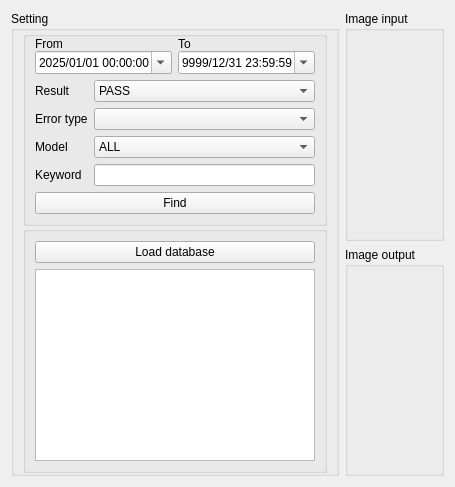
      <widget class="QWidget" name="tab_3">
       <attribute name="title">
        <string>Data</string>
       </attribute>
       <layout class="QGridLayout" name="gridLayout_18">
        <item row="0" column="1">
         <widget class="QGroupBox" name="groupBox_12">
          <property name="sizePolicy">
           <sizepolicy hsizetype="Expanding" vsizetype="Preferred">
            <horstretch>0</horstretch>
            <verstretch>0</verstretch>
           </sizepolicy>
          </property>
          <property name="title">
           <string>Image input</string>
          </property>
          <layout class="QGridLayout" name="gridLayout_20">
           <item row="0" column="0">
            <layout class="QVBoxLayout" name="layout_image_input_canvas"/>
           </item>
          </layout>
         </widget>
        </item>
        <item row="1" column="1">
         <widget class="QGroupBox" name="groupBox_13">
          <property name="sizePolicy">
           <sizepolicy hsizetype="Expanding" vsizetype="Preferred">
            <horstretch>3</horstretch>
            <verstretch>0</verstretch>
           </sizepolicy>
          </property>
          <property name="title">
           <string>Image output</string>
          </property>
          <layout class="QGridLayout" name="gridLayout_21">
           <item row="0" column="0">
            <layout class="QVBoxLayout" name="layout_image_output_canvas"/>
           </item>
          </layout>
         </widget>
        </item>
        <item row="0" column="0" rowspan="2">
         <widget class="QGroupBox" name="groupBox_10">
          <property name="sizePolicy">
           <sizepolicy hsizetype="Expanding" vsizetype="Preferred">
            <horstretch>3</horstretch>
            <verstretch>0</verstretch>
           </sizepolicy>
          </property>
          <property name="title">
           <string>Setting</string>
          </property>
          <layout class="QGridLayout" name="gridLayout_19" rowstretch="0,0">
           <property name="topMargin">
            <number>0</number>
           </property>
           <property name="bottomMargin">
            <number>0</number>
           </property>
           <property name="horizontalSpacing">
            <number>6</number>
           </property>
           <property name="verticalSpacing">
            <number>0</number>
           </property>
           <item row="1" column="0">
            <widget class="QGroupBox" name="groupBox_14">
             <property name="sizePolicy">
              <sizepolicy hsizetype="Preferred" vsizetype="Expanding">
               <horstretch>0</horstretch>
               <verstretch>0</verstretch>
              </sizepolicy>
             </property>
             <property name="title">
              <string/>
             </property>
             <layout class="QGridLayout" name="gridLayout_22">
              <item row="1" column="0">
               <widget class="QTableWidget" name="table_widget_database">
                <property name="editTriggers">
                 <set>QAbstractItemView::NoEditTriggers</set>
                </property>
                <property name="selectionMode">
                 <enum>QAbstractItemView::SingleSelection</enum>
                </property>
                <property name="selectionBehavior">
                 <enum>QAbstractItemView::SelectRows</enum>
                </property>
                <property name="verticalScrollMode">
                 <enum>QAbstractItemView::ScrollPerPixel</enum>
                </property>
                <property name="horizontalScrollMode">
                 <enum>QAbstractItemView::ScrollPerPixel</enum>
                </property>
                <attribute name="horizontalHeaderMinimumSectionSize">
                 <number>0</number>
                </attribute>
               </widget>
              </item>
              <item row="0" column="0">
               <widget class="QPushButton" name="but_load_database">
                <property name="text">
                 <string>Load database</string>
                </property>
               </widget>
              </item>
             </layout>
            </widget>
           </item>
           <item row="0" column="0">
            <widget class="QGroupBox" name="groupBox_11">
             <property name="sizePolicy">
              <sizepolicy hsizetype="Minimum" vsizetype="Fixed">
               <horstretch>0</horstretch>
               <verstretch>0</verstretch>
              </sizepolicy>
             </property>
             <property name="title">
              <string/>
             </property>
             <layout class="QGridLayout" name="gridLayout_23">
              <property name="topMargin">
               <number>0</number>
              </property>
              <property name="bottomMargin">
               <number>9</number>
              </property>
              <item row="6" column="0" colspan="3">
               <widget class="QPushButton" name="but_find_database">
                <property name="text">
                 <string>Find</string>
                </property>
               </widget>
              </item>
              <item row="2" column="0">
               <widget class="QLabel" name="label_32">
                <property name="sizePolicy">
                 <sizepolicy hsizetype="Fixed" vsizetype="Fixed">
                  <horstretch>0</horstretch>
                  <verstretch>0</verstretch>
                 </sizepolicy>
                </property>
                <property name="text">
                 <string>Error type</string>
                </property>
               </widget>
              </item>
              <item row="1" column="0">
               <widget class="QLabel" name="label_31">
                <property name="sizePolicy">
                 <sizepolicy hsizetype="Fixed" vsizetype="Fixed">
                  <horstretch>0</horstretch>
                  <verstretch>0</verstretch>
                 </sizepolicy>
                </property>
                <property name="text">
                 <string>Result</string>
                </property>
               </widget>
              </item>
              <item row="0" column="2">
               <layout class="QVBoxLayout" name="verticalLayout_7">
                <property name="spacing">
                 <number>0</number>
                </property>
                <item>
                 <widget class="QLabel" name="label_30">
                  <property name="sizePolicy">
                   <sizepolicy hsizetype="Fixed" vsizetype="Fixed">
                    <horstretch>0</horstretch>
                    <verstretch>0</verstretch>
                   </sizepolicy>
                  </property>
                  <property name="text">
                   <string>To</string>
                  </property>
                 </widget>
                </item>
                <item>
                 <widget class="QDateTimeEdit" name="date_time_to">
                  <property name="sizePolicy">
                   <sizepolicy hsizetype="Minimum" vsizetype="Fixed">
                    <horstretch>0</horstretch>
                    <verstretch>0</verstretch>
                   </sizepolicy>
                  </property>
                  <property name="dateTime">
                   <datetime>
                    <hour>23</hour>
                    <minute>59</minute>
                    <second>59</second>
                    <year>9999</year>
                    <month>12</month>
                    <day>31</day>
                   </datetime>
                  </property>
                  <property name="minimumDateTime">
                   <datetime>
                    <hour>0</hour>
                    <minute>0</minute>
                    <second>0</second>
                    <year>2025</year>
                    <month>1</month>
                    <day>1</day>
                   </datetime>
                  </property>
                  <property name="displayFormat">
                   <string>yyyy/MM/dd HH:mm:ss</string>
                  </property>
                  <property name="calendarPopup">
                   <bool>true</bool>
                  </property>
                  <property name="timeSpec">
                   <enum>Qt::LocalTime</enum>
                  </property>
                 </widget>
                </item>
               </layout>
              </item>
              <item row="4" column="1" colspan="2">
               <widget class="QComboBox" name="combo_box_model_name_data">
                <item>
                 <property name="text">
                  <string>ALL</string>
                 </property>
                </item>
               </widget>
              </item>
              <item row="2" column="1" colspan="2">
               <widget class="QComboBox" name="combo_box_error_data"/>
              </item>
              <item row="4" column="0">
               <widget class="QLabel" name="label">
                <property name="text">
                 <string>Model</string>
                </property>
               </widget>
              </item>
              <item row="1" column="1" colspan="2">
               <widget class="QComboBox" name="combo_box_result_data">
                <item>
                 <property name="text">
                  <string>PASS</string>
                 </property>
                </item>
                <item>
                 <property name="text">
                  <string>FAIL</string>
                 </property>
                </item>
                <item>
                 <property name="text">
                  <string>ALL</string>
                 </property>
                </item>
               </widget>
              </item>
              <item row="0" column="0" colspan="2">
               <layout class="QVBoxLayout" name="verticalLayout_5">
                <property name="spacing">
                 <number>0</number>
                </property>
                <item>
                 <widget class="QLabel" name="label_29">
                  <property name="sizePolicy">
                   <sizepolicy hsizetype="Fixed" vsizetype="Fixed">
                    <horstretch>0</horstretch>
                    <verstretch>0</verstretch>
                   </sizepolicy>
                  </property>
                  <property name="text">
                   <string>From</string>
                  </property>
                 </widget>
                </item>
                <item>
                 <widget class="QDateTimeEdit" name="date_time_from">
                  <property name="sizePolicy">
                   <sizepolicy hsizetype="Minimum" vsizetype="Fixed">
                    <horstretch>0</horstretch>
                    <verstretch>0</verstretch>
                   </sizepolicy>
                  </property>
                  <property name="whatsThis">
                   <string/>
                  </property>
                  <property name="dateTime">
                   <datetime>
                    <hour>0</hour>
                    <minute>0</minute>
                    <second>0</second>
                    <year>2025</year>
                    <month>1</month>
                    <day>1</day>
                   </datetime>
                  </property>
                  <property name="minimumDateTime">
                   <datetime>
                    <hour>0</hour>
                    <minute>0</minute>
                    <second>0</second>
                    <year>2025</year>
                    <month>1</month>
                    <day>1</day>
                   </datetime>
                  </property>
                  <property name="displayFormat">
                   <string>yyyy/MM/dd HH:mm:ss</string>
                  </property>
                  <property name="calendarPopup">
                   <bool>true</bool>
                  </property>
                 </widget>
                </item>
               </layout>
              </item>
              <item row="5" column="0">
               <widget class="QLabel" name="label_33">
                <property name="sizePolicy">
                 <sizepolicy hsizetype="Fixed" vsizetype="Fixed">
                  <horstretch>0</horstretch>
                  <verstretch>0</verstretch>
                 </sizepolicy>
                </property>
                <property name="text">
                 <string>Keyword</string>
                </property>
               </widget>
              </item>
              <item row="5" column="1" colspan="2">
               <widget class="QLineEdit" name="line_edit_keyword_data">
                <property name="sizePolicy">
                 <sizepolicy hsizetype="Preferred" vsizetype="Fixed">
                  <horstretch>0</horstretch>
                  <verstretch>0</verstretch>
                 </sizepolicy>
                </property>
               </widget>
              </item>
             </layout>
            </widget>
           </item>
          </layout>
         </widget>
        </item>
       </layout>
      </widget>
